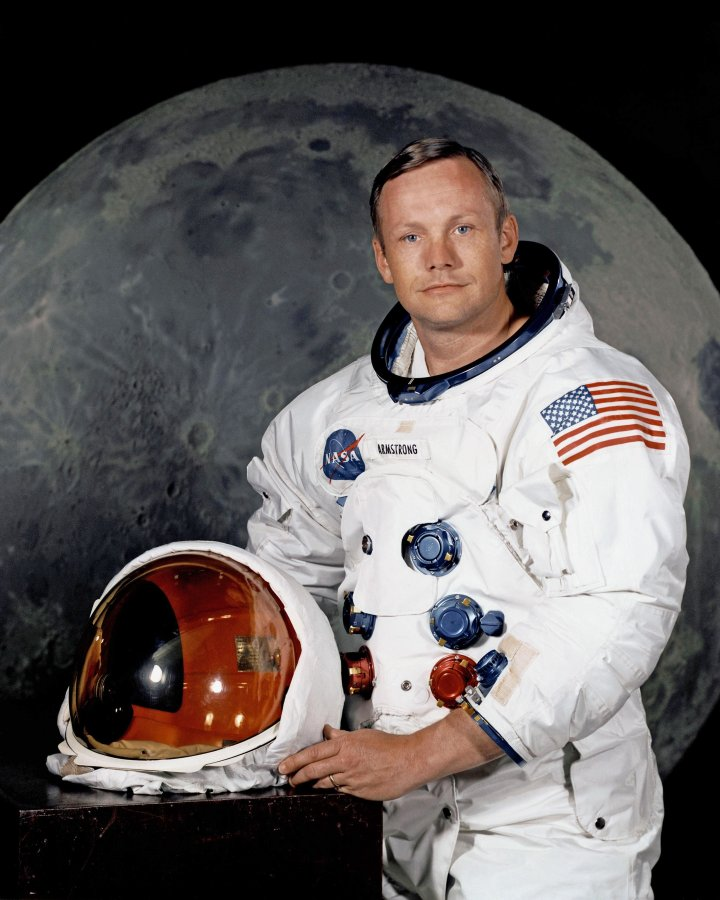
#> input picture backend/tests/assets/face_pd.jpg, 720 x 900 px; its folder holds only this picture in this run
$ python -i webcam_detect.py   (imports and definitions only)
#> lines starting #> are read from the running program, lines starting #| are printed output that depends on the picture
#> further down, picture is the input picture: shape (900, 720, 3); mean B, G, R 90.7, 91.6, 97.2
"""Multi-frame webcam detection for vertical rendering (M8).

Frames are sampled from the clip window with OpenCV (in-process; the
headless wheel ships its own decoders) and faces are detected per
frame. Detections are clustered across frames by IoU: a webcam is a
box that keeps re-appearing, so the best cluster — highest detection
rate, then largest area — is the webcam region, and its detection rate
(with a size-jitter penalty) is the confidence.

Low confidence is not an error: callers route it to review instead of
rendering a wrong crop. `FaceDetector` is a protocol so a stronger
detector (e.g. YuNet) can replace Haar without touching the pipeline.
"""
from __future__ import annotations

from dataclasses import dataclass, field
from pathlib import Path
from typing import Protocol

import cv2

DEFAULT_SAMPLES_PER_SECOND = 1.0
DEFAULT_IOU_THRESHOLD = 0.3
DEFAULT_MIN_CONFIDENCE = 0.5
_JITTER_PENALTY_CAP = 0.5


@dataclass
class Detection:
    x: int
    y: int
    w: int
    h: int
    frame_index: int


@dataclass
class Cluster:
    boxes: list[Detection] = field(default_factory=list)
    frames_seen: int = 1  # kac kare orneklendi (guven paydasi)

    def frames_with_detection(self) -> int:
        return len({d.frame_index for d in self.boxes})

    # [41 lines left out: functions region, size_jitter, confidence, iou, not called in this run]


class FaceDetector(Protocol):
    def detect(self, frame_bgr) -> list[tuple[int, int, int, int]]:
        """Return face boxes (x, y, w, h) in frame pixel coords."""
        ...


class HaarFaceDetector:
    """Cascade face detector; ships with the opencv wheel."""

    def __init__(
        self,
        cascade_name: str = "haarcascade_frontalface_alt2.xml",
        *,
        scale_factor: float = 1.1,
        min_neighbors: int = 5,
        min_size: tuple[int, int] = (40, 40),
    ) -> None:
        path = cv2.data.haarcascades + cascade_name
        self._cascade = cv2.CascadeClassifier(path)
        if self._cascade.empty():
            raise RuntimeError(f"Haar cascade yuklenemedi: {cascade_name}")
        self._scale_factor = scale_factor
        self._min_neighbors = min_neighbors
        self._min_size = min_size

    def detect(self, frame_bgr) -> list[tuple[int, int, int, int]]:
        gray = cv2.cvtColor(frame_bgr, cv2.COLOR_BGR2GRAY)
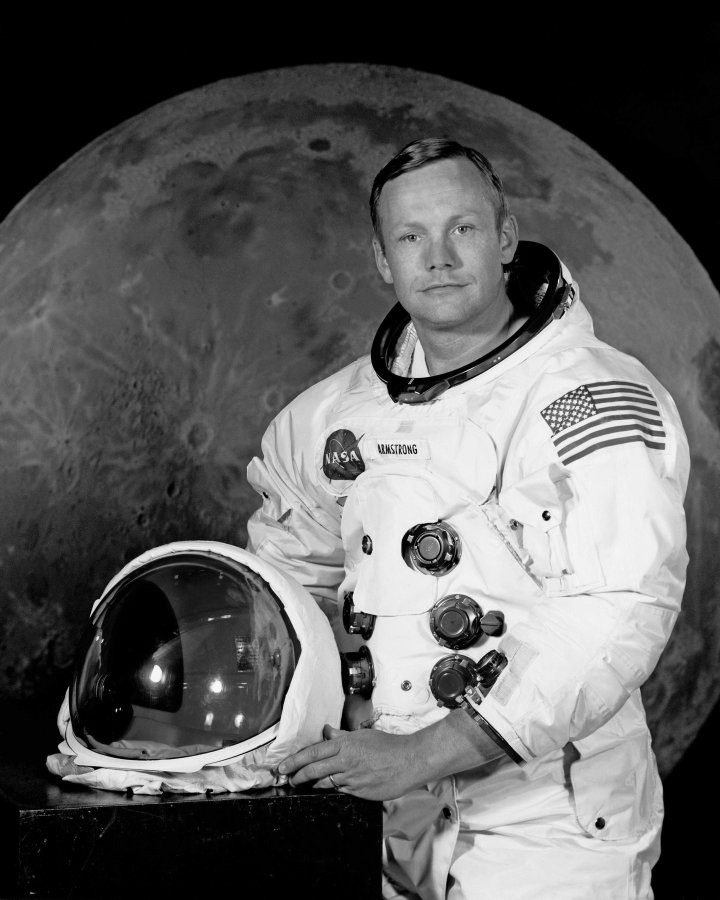
#> gray: shape (900, 720); min 0, max 255, mean 93.2
        gray = cv2.equalizeHist(gray)
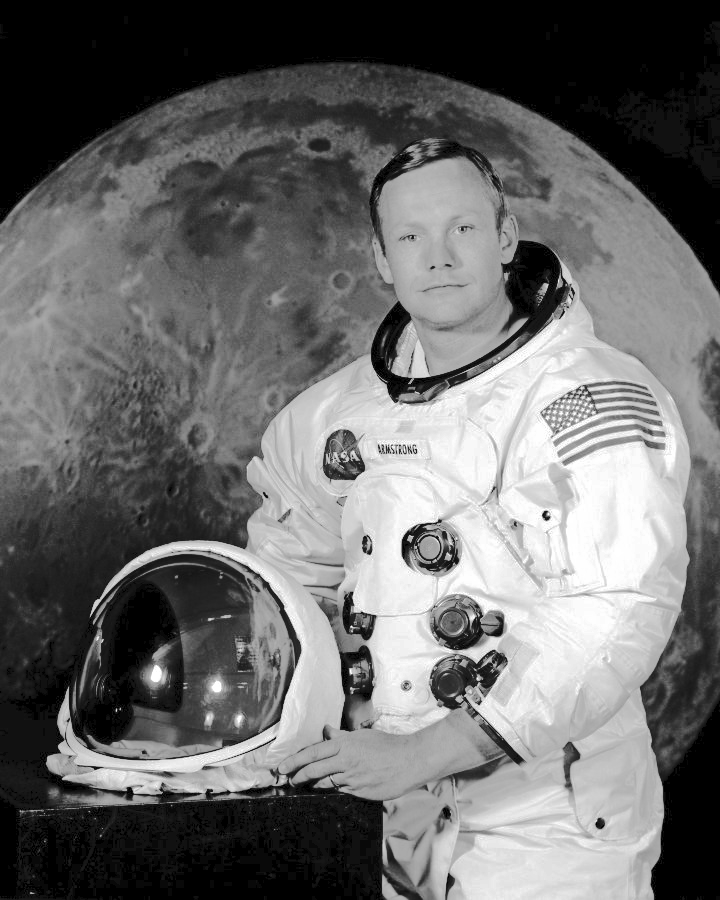
#> gray: shape (900, 720); min 0, max 255, mean 107.2
        faces = self._cascade.detectMultiScale(
            gray,
            scaleFactor=self._scale_factor,
            minNeighbors=self._min_neighbors,
            minSize=self._min_size,
        )
#> faces = [[370, 182, 136, 136]]
        if faces is None or len(faces) == 0:
            return []
        return [(int(x), int(y), int(w), int(h)) for x, y, w, h in faces]


# [125 lines left out: functions sample_frames, _sample_frames_opencv, _sample_frames_ffmpeg, cluster_detections, not called in this run]


@dataclass
class WebcamResult:
    region: tuple[int, int, int, int] | None
    confidence: float
    frames_sampled: int
    frames_with_face: int
    reason: str | None = None


# [57 lines left out: function detect_webcam_region, not called in this run]

>>> import cv2
>>> picture = cv2.imread('../../tests/assets/face_pd.jpg')
>>> result = HaarFaceDetector().detect(picture)
#> result = [(370, 182, 136, 136)]
